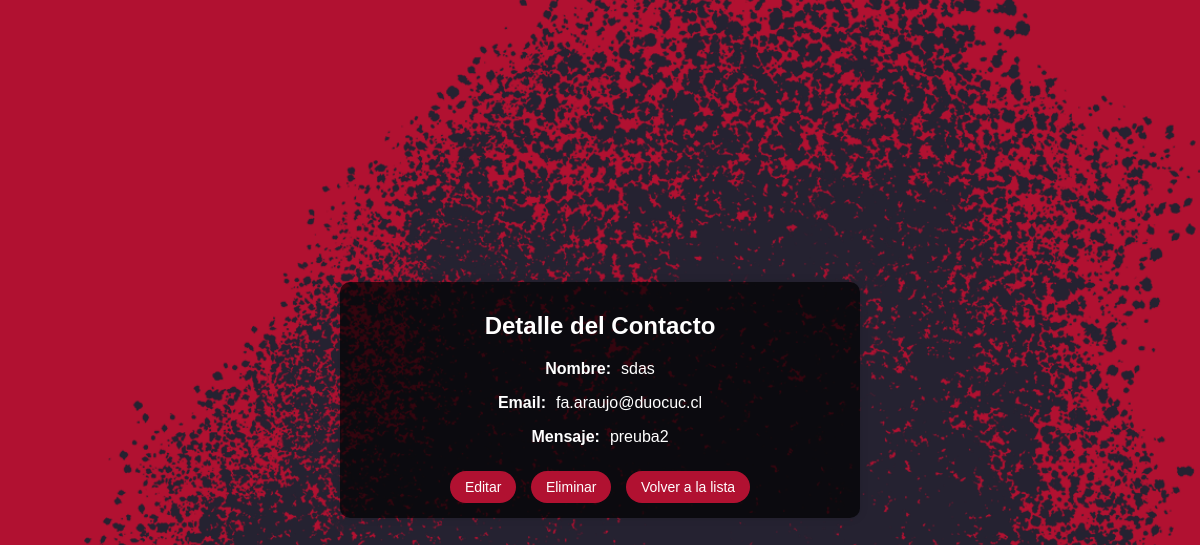
Page /contacto/1/ (signed in) on the committed database.
### store/models.py (models this page shows, shortened)
class Contacto(models.Model):
    nombre = models.CharField(max_length=100)
    email = models.EmailField()
    mensaje = models.TextField()  # Campo para el mensaje original
    mensaje_cifrado = models.TextField()  # Campo para almacenar el mensaje cifrado
    fecha = models.DateTimeField(auto_now_add=True)  # Añade el campo de fecha

### store/views.py (the view)
# urls.py: path('contacto/<int:pk>/', views.contacto_detalle, name='contacto_detalle'),
@login_required
def contacto_detalle(request, pk):
    contacto = get_object_or_404(Contacto, pk=pk)
    return render(request, 'contacto/contacto_detalle.html', {'contacto': contacto})

### store/models.py (called while the page is built)
    def subtotal(self):
        return self.book.price * self.quantity

### store/templatetags/context_processor.py (called while the page is built)
def cart_context_processor(request):
    cart_items = []
    total_acumulado = 0
    if request.user.is_authenticated:
        cart, created = Cart.objects.get_or_create(user=request.user)
        cart_items = CartItem.objects.filter(cart=cart)
        total_acumulado = sum(item.subtotal() for item in cart_items)
    else:
        cart = None  # Define cart as None if the user is not authenticated
    return {
        'cart': cart,
        'cart_items': cart_items,
        'total_acumulado': total_acumulado,
    }

### store/templates/contacto/contacto_detalle.html (shortened to what this page needs)
{% load static %}
<!DOCTYPE html>
<html lang="es">
<head>
    <link rel="stylesheet" href="{% static 'css/styles.css' %}">
    <link rel="stylesheet" href="{% static 'css/stylesdeta.css' %}">
</head>
<body>
    {% block content %}
    <div class="container mt-5">
        <div class="contact-detail-container">
            <h2>Detalle del Contacto</h2>
            <p><strong>Nombre:</strong> <span>{{ contacto.nombre }}</span></p>
            <p><strong>Email:</strong> <span>{{ contacto.email }}</span></p>
            <p><strong>Mensaje:</strong> <span>{{ contacto.mensaje }}</span></p>
            <div class="btn-container">
                <a href="{% url 'contacto_editar' contacto.pk %}" class="btn btn-primary">Editar</a>
                <form method="POST" action="{% url 'contacto_eliminar' contacto.pk %}" style="display:inline;">
                    <button type="submit" class="btn btn-danger">Eliminar</button>
                </form>
                <a href="{% url 'contacto_lista' %}" class="btn btn-secondary">Volver a la lista</a>
            </div>
        </div>
    </div>
    {% endblock %}
</body>
</html>

### store/static/css/styles.css (style rules this page uses)
:root { --color1: #b11131; --color2: #882828; --color3: #000000; --color4: #000000; --color5: #fefefe; }

### store/static/css/stylesdeta.css (style rules this page uses)
body { background-color: #b11131; color: white; font-family: Arial, sans-serif; margin: 0; padding: 0; min-height: 100vh; display: flex; align-items: center; justify-content: center; position: relative; overflow: hidden; }
body::before { content: ''; position: absolute; top: 0; left: 0; right: 0; bottom: 0; background-image: url("../img/mancha2.png"); background-size: cover; background-position: center; z-index: -1; }
.contact-detail-container { background-color: rgba(0, 0, 0, 0.7); padding: 10px; border-radius: 10px; box-shadow: 0 0 10px rgba(0, 0, 0, 0.1); margin: 30px auto; width: 500px; color: #fff; text-align: center; }
.contact-detail-container h2 { margin-bottom: 20px; }
.contact-detail-container p { margin-bottom: 10px; display: flex; justify-content: center; }
.contact-detail-container p span { margin-left: 10px; }
.btn-container { text-align: center; margin-top: 20px; }
.btn { display: inline-block; padding: 8px 15px; margin: 5px; text-decoration: none; border: none; cursor: pointer; font-size: 14px; border-radius: 20px; transition: background-color 0.3s, opacity 0.3s; }
.btn-primary, .btn-danger, .btn-secondary { background-color: #b11131; color: white; }

### rows in the picture
Contacto: nombre "sdas", email "fa.araujo@duocuc.cl", mensaje "preuba2"
